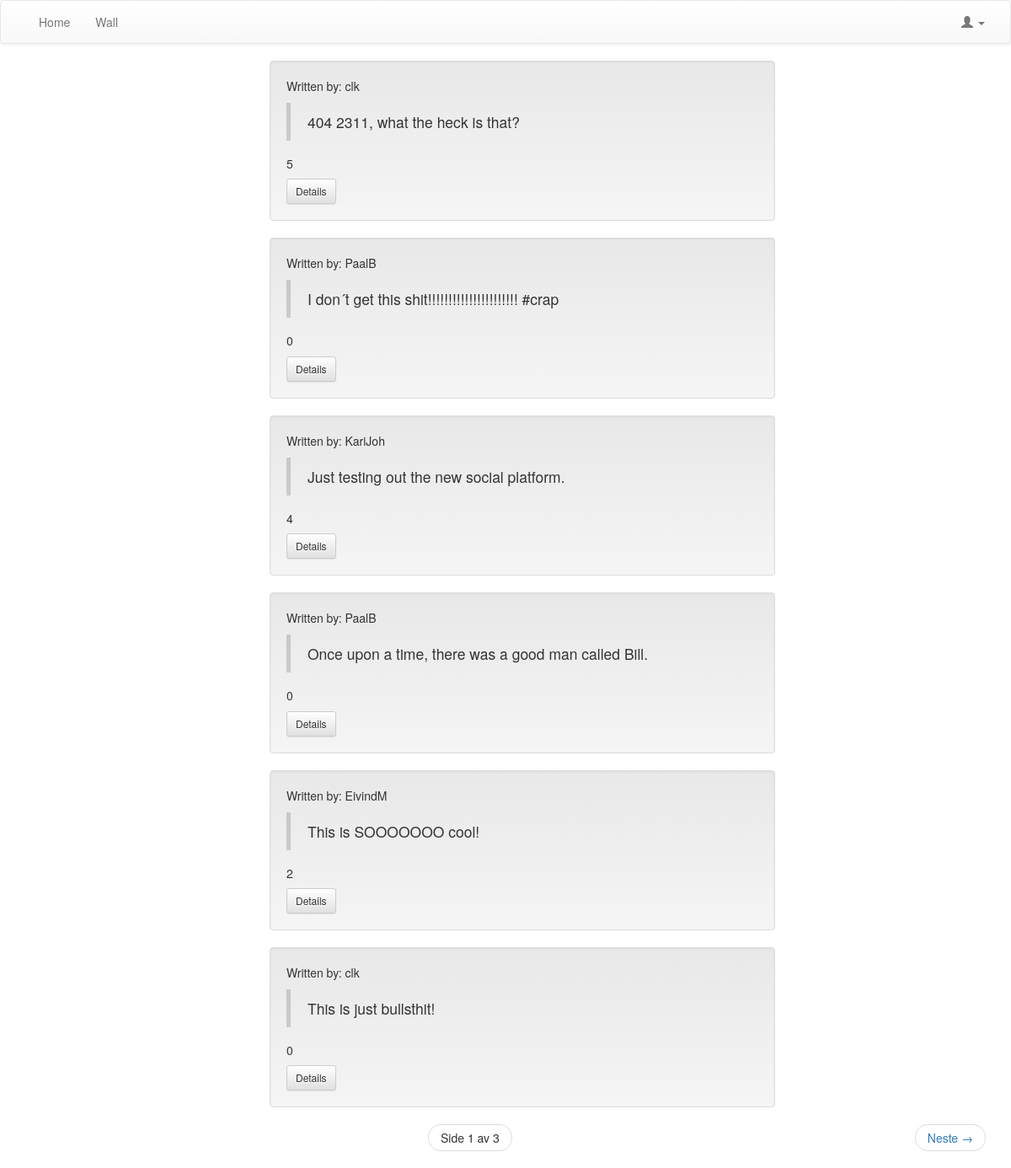
/kvittr_messages/, run on an earlier commit of the app's database.
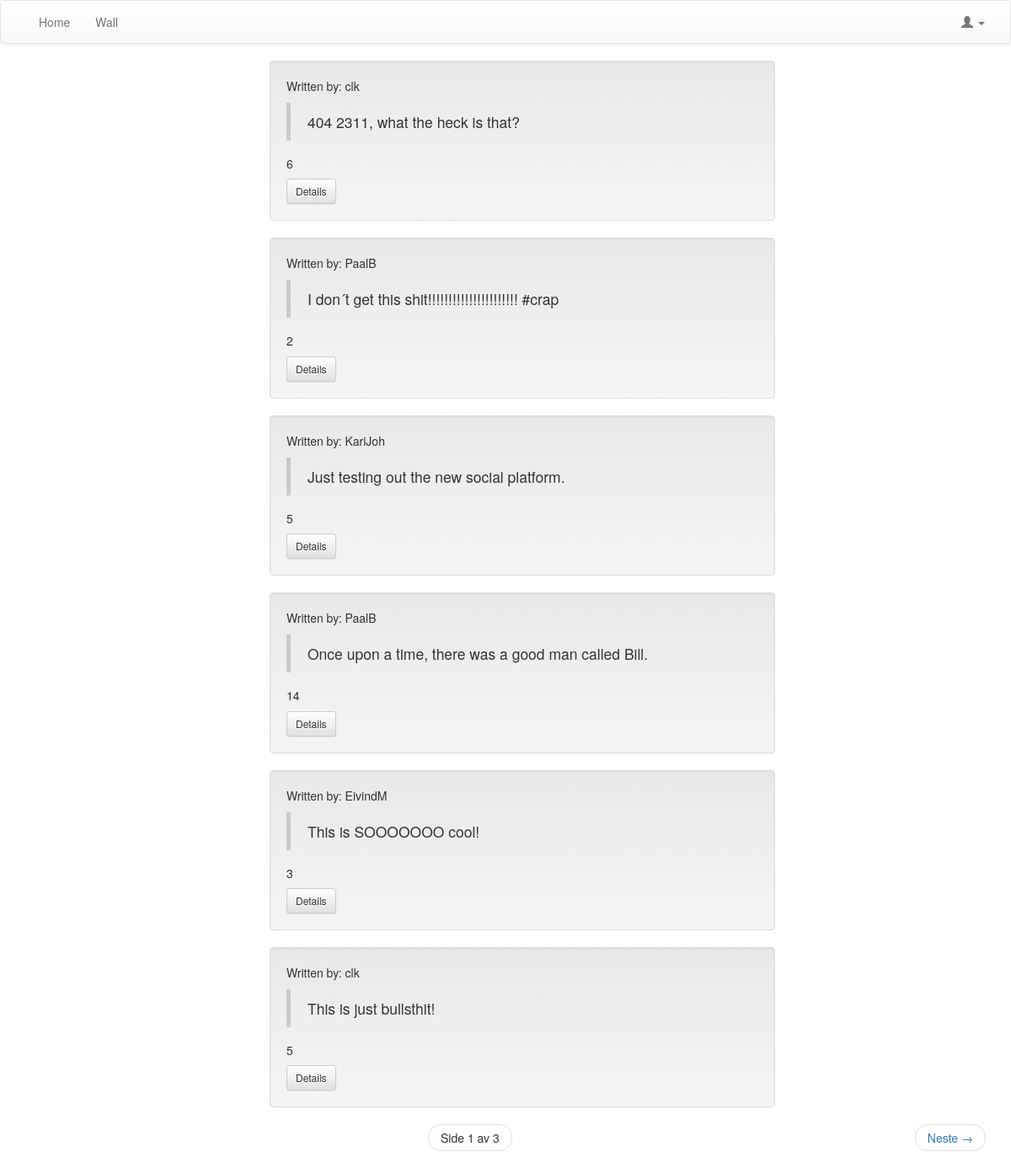
And on a later commit of the database.
### kvittr_messages/models.py (models this page shows, shortened)
class Message(models.Model):
	message = models.TextField()
	created_by = models.ForeignKey(User, related_name="created_message")
	created_datetime = models.DateTimeField()
	likes = models.PositiveIntegerField(default=0)
	class Meta:
		ordering = ['-id']

### kvittr_messages/views.py (the view)
def message_listing(request):
	new_post = request.POST.get('new_post')
	if new_post:
		post = Message()
		post.message = new_post
		post.created_datetime = timezone.now()
		post.created_by = request.user
		post.save()
	messages = Message.objects.all()
	page_number = request.GET.get('page')
	paginator = Paginator(messages, 6)
	try:
		messages = paginator.page(page_number)
	except PageNotAnInteger:
		messages = paginator.page(1)
	except EmptyPage:
		messages = paginator.page(paginator.num_pages)
	context = {'messages': messages}
	return render(request, 'kvittr_messages/message_listing.html', context)

### kvittr_messages/templates/kvittr_messages/message_listing.html (shortened to what this page needs)
{% extends 'theme/base.html' %}
{% block pagecontent %}
        <ul>
        {% for message in messages %}
            <li class="well" style="list-style:none; width: 600px; margin-left: auto; margin-right: auto;">
                <p>Written by: {{ message.created_by }} </p>
                <blockquote>{{ message.message }}</blockquote>
                <h5 id="id-likes-for-message-{{ message.id }}"> {{ message.likes }}</h5>
                <a href="{% url 'message_details' message.id %}" class="btn btn-sm btn-default">Details</a>
            </li>
        {% endfor %}
        </ul>
    <nav>
        <ul class="pager">
                <li>
                    <span class="current">
                        Side {{ messages.number }} av {{ messages.paginator.num_pages }}
                    </span>
                </li>
            {% if messages.has_next %}
                <li class="next">
                    <a href="?page={{ messages.next_page_number }}">
                        Neste <span aria-hidden="true"> &rarr; </span>
                    </a>
                </li>
            {% endif %}
        </ul>
    </nav>
{% endblock %}

### theme/templates/theme/base.html (shortened to what this page needs)
{% extends 'theme/site_base.html' %}
{% block body %}
    <nav class="navbar navbar-default" role="navigation">
      <div class="container-fluid">
        <div class="collapse navbar-collapse" id="bs-example-navbar-collapse-1">
          <ul class="nav navbar-nav">
            <li>
                <a href="{% url 'frontpage' %}">Home</a>
            </li>
            <li>
                <a href="{% url 'message_listing' %}">Wall</a>
            </li>
          </ul>
          <ul class="nav navbar-nav navbar-right">
          {% if user.is_anonymous %}
                <li class="dropdown">
                  <a href="#" class="dropdown-toggle" data-toggle="dropdown">
                    <span class="glyphicon glyphicon-user" aria-hidden="true"></span>
                    <span class="caret"></span></a>
                </li>
          {% endif %}
          </ul>
        </div>
      </div>
    </nav>
    <div class="container">
        {% block pagecontent %}
        {% endblock %}
    </div>
{% endblock body %}

### theme/templates/theme/site_base.html (shortened to what this page needs)
{% load staticfiles %}
<!DOCTYPE html>
<html lang="en">
  <head>
    <link rel="stylesheet" href="https://maxcdn.bootstrapcdn.com/bootstrap/3.2.0/css/bootstrap.min.css">
    <link rel="stylesheet" href="https://maxcdn.bootstrapcdn.com/bootstrap/3.2.0/css/bootstrap-theme.min.css">
  </head>
  <body>
    {% block body %}
    {% endblock body %}
  </body>
  </html>

What changed in the data, as far as the page shows it:
changed Message "404 2311, what the heck is that?": likes "5" → "6"
changed Message "I don´t get this shit!!!!!!!!!!!!!!!!!!!!!! #crap": likes "0" → "2"
changed Message "Just testing out the new social platform.": likes "4" → "5"
changed Message "Once upon a time, there was a good man called Bill.": likes "0" → "14"
changed Message "This is SOOOOOOO cool!": likes "2" → "3"
changed Message "This is just bullsthit!": likes "0" → "5"
